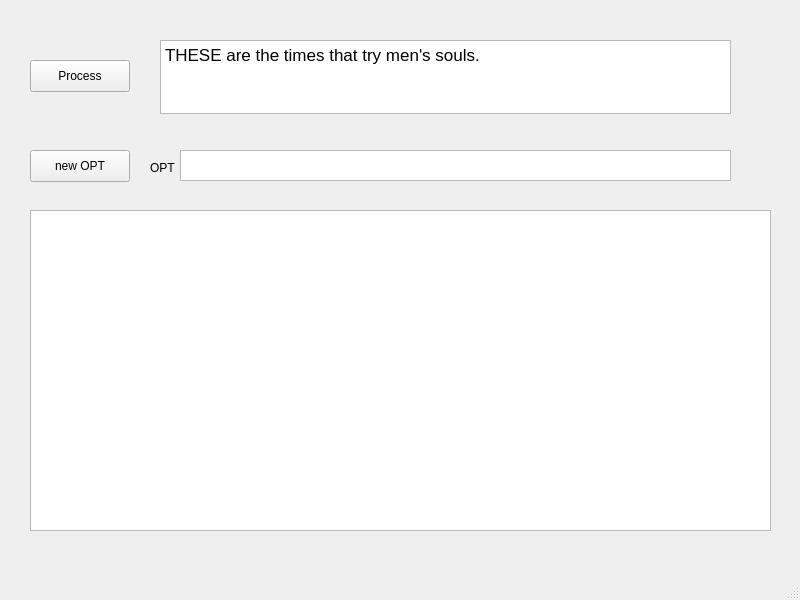
<?xml version="1.0" encoding="UTF-8"?>
<ui version="4.0">
 <class>MainWindow</class>
 <widget class="QMainWindow" name="MainWindow">
  <property name="geometry">
   <rect>
    <x>0</x>
    <y>0</y>
    <width>800</width>
    <height>600</height>
   </rect>
  </property>
  <property name="windowTitle">
   <string>MainWindow</string>
  </property>
  <widget class="QWidget" name="centralwidget">
   <widget class="QPushButton" name="processButton">
    <property name="geometry">
     <rect>
      <x>30</x>
      <y>60</y>
      <width>100</width>
      <height>32</height>
     </rect>
    </property>
    <property name="text">
     <string>Process</string>
    </property>
   </widget>
   <widget class="QTextEdit" name="textEdit">
    <property name="geometry">
     <rect>
      <x>160</x>
      <y>40</y>
      <width>571</width>
      <height>74</height>
     </rect>
    </property>
    <property name="html">
     <string>&lt;!DOCTYPE HTML PUBLIC &quot;-//W3C//DTD HTML 4.0//EN&quot; &quot;http://www.w3.org/TR/REC-html40/strict.dtd&quot;&gt;
&lt;html&gt;&lt;head&gt;&lt;meta name=&quot;qrichtext&quot; content=&quot;1&quot; /&gt;&lt;meta charset=&quot;utf-8&quot; /&gt;&lt;style type=&quot;text/css&quot;&gt;
p, li { white-space: pre-wrap; }
hr { height: 1px; border-width: 0; }
li.unchecked::marker { content: &quot;\2610&quot;; }
li.checked::marker { content: &quot;\2612&quot;; }
&lt;/style&gt;&lt;/head&gt;&lt;body style=&quot; font-family:'.AppleSystemUIFont'; font-size:13pt; font-weight:400; font-style:normal;&quot;&gt;
&lt;p style=&quot; margin-top:0px; margin-bottom:0px; margin-left:0px; margin-right:0px; -qt-block-indent:0; text-indent:0px;&quot;&gt;THESE are the times that try men's souls.&lt;/p&gt;&lt;/body&gt;&lt;/html&gt;</string>
    </property>
   </widget>
   <widget class="QTextBrowser" name="textBrowser">
    <property name="geometry">
     <rect>
      <x>30</x>
      <y>210</y>
      <width>741</width>
      <height>321</height>
     </rect>
    </property>
   </widget>
   <widget class="QPushButton" name="newOPTButton">
    <property name="geometry">
     <rect>
      <x>30</x>
      <y>150</y>
      <width>100</width>
      <height>32</height>
     </rect>
    </property>
    <property name="text">
     <string>new OPT</string>
    </property>
   </widget>
   <widget class="QLabel" name="label">
    <property name="geometry">
     <rect>
      <x>150</x>
      <y>160</y>
      <width>31</width>
      <height>16</height>
     </rect>
    </property>
    <property name="text">
     <string>OPT</string>
    </property>
   </widget>
   <widget class="QTextBrowser" name="optBrowser">
    <property name="geometry">
     <rect>
      <x>180</x>
      <y>150</y>
      <width>551</width>
      <height>31</height>
     </rect>
    </property>
   </widget>
  </widget>
  <widget class="QMenuBar" name="menubar">
   <property name="geometry">
    <rect>
     <x>0</x>
     <y>0</y>
     <width>800</width>
     <height>22</height>
    </rect>
   </property>
  </widget>
  <widget class="QStatusBar" name="statusbar"/>
 </widget>
 <resources/>
 <connections/>
</ui>
